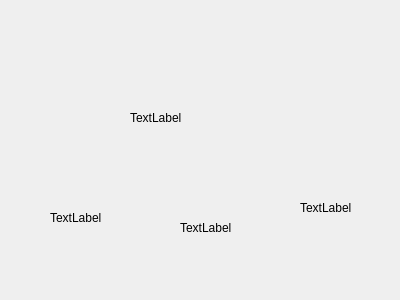
<?xml version="1.0" encoding="UTF-8"?>
<ui version="4.0">
 <class>mazegame</class>
 <widget class="QWidget" name="mazegame">
  <property name="geometry">
   <rect>
    <x>0</x>
    <y>0</y>
    <width>400</width>
    <height>300</height>
   </rect>
  </property>
  <property name="windowTitle">
   <string>mazegame</string>
  </property>
  <widget class="QLabel" name="IntroLabel">
   <property name="geometry">
    <rect>
     <x>130</x>
     <y>110</y>
     <width>72</width>
     <height>15</height>
    </rect>
   </property>
   <property name="text">
    <string>TextLabel</string>
   </property>
  </widget>
  <widget class="QLabel" name="NPCLabel">
   <property name="geometry">
    <rect>
     <x>180</x>
     <y>220</y>
     <width>72</width>
     <height>15</height>
    </rect>
   </property>
   <property name="text">
    <string>TextLabel</string>
   </property>
  </widget>
  <widget class="QLabel" name="end_page_label">
   <property name="geometry">
    <rect>
     <x>300</x>
     <y>200</y>
     <width>72</width>
     <height>15</height>
    </rect>
   </property>
   <property name="text">
    <string>TextLabel</string>
   </property>
  </widget>
  <widget class="QLabel" name="end_words_label">
   <property name="geometry">
    <rect>
     <x>70</x>
     <y>110</y>
     <width>72</width>
     <height>15</height>
    </rect>
   </property>
   <property name="text">
    <string/>
   </property>
  </widget>
  <widget class="QLabel" name="scrollLabel">
   <property name="geometry">
    <rect>
     <x>50</x>
     <y>210</y>
     <width>72</width>
     <height>15</height>
    </rect>
   </property>
   <property name="text">
    <string>TextLabel</string>
   </property>
  </widget>
  <widget class="QLabel" name="PlayerLabel">
   <property name="geometry">
    <rect>
     <x>40</x>
     <y>40</y>
     <width>72</width>
     <height>15</height>
    </rect>
   </property>
   <property name="text">
    <string/>
   </property>
  </widget>
 </widget>
 <layoutdefault spacing="6" margin="11"/>
 <resources/>
 <connections/>
</ui>
